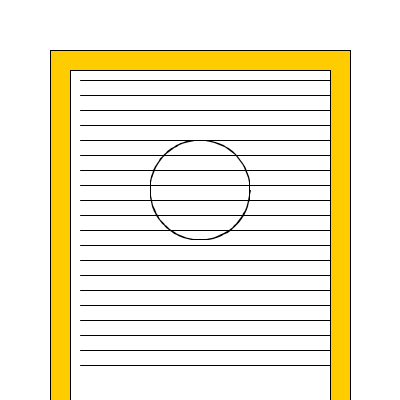
Frame 1 (no input)
Frame 60 (the mouse pressed at the canvas centre just before this capture): identical to frame 1, image omitted
Frame 120 (the mouse held since frame 60 and released just before this capture): identical to frame 1, image omitted

The Processing sketch that drew this single still picture (run headless with seeded random() and noise(); from frame 60 on, the mouse is pressed at the canvas centre):

// Processing sketch: sketch_NotebookPage
// ── sketch_NotebookPage.pde
void setup() {
  size(400, 400);
}

void draw() {
  background(255);
  
  // Notebook cover
  fill(255, 204, 0);
  stroke(0);
  rect(50, 50, 300, 350);
  
  // Notebook pages
  fill(255);
  rect(70, 70, 260, 330);
  
  // Lines on pages
  stroke(0);
  for (int i = 0; i < 20; i++) {
    line(80, 80 + i * 15, 330, 80 + i * 15);
  }
  
  // Spiral binding
  noFill();
  beginShape();
  for (float angle = 0; angle < TWO_PI * 3; angle += 0.1) {
    float x = 200 + cos(angle) * 50;
    float y = 190 + sin(angle) * 50;
    vertex(x, y);
  }
  endShape();
}
